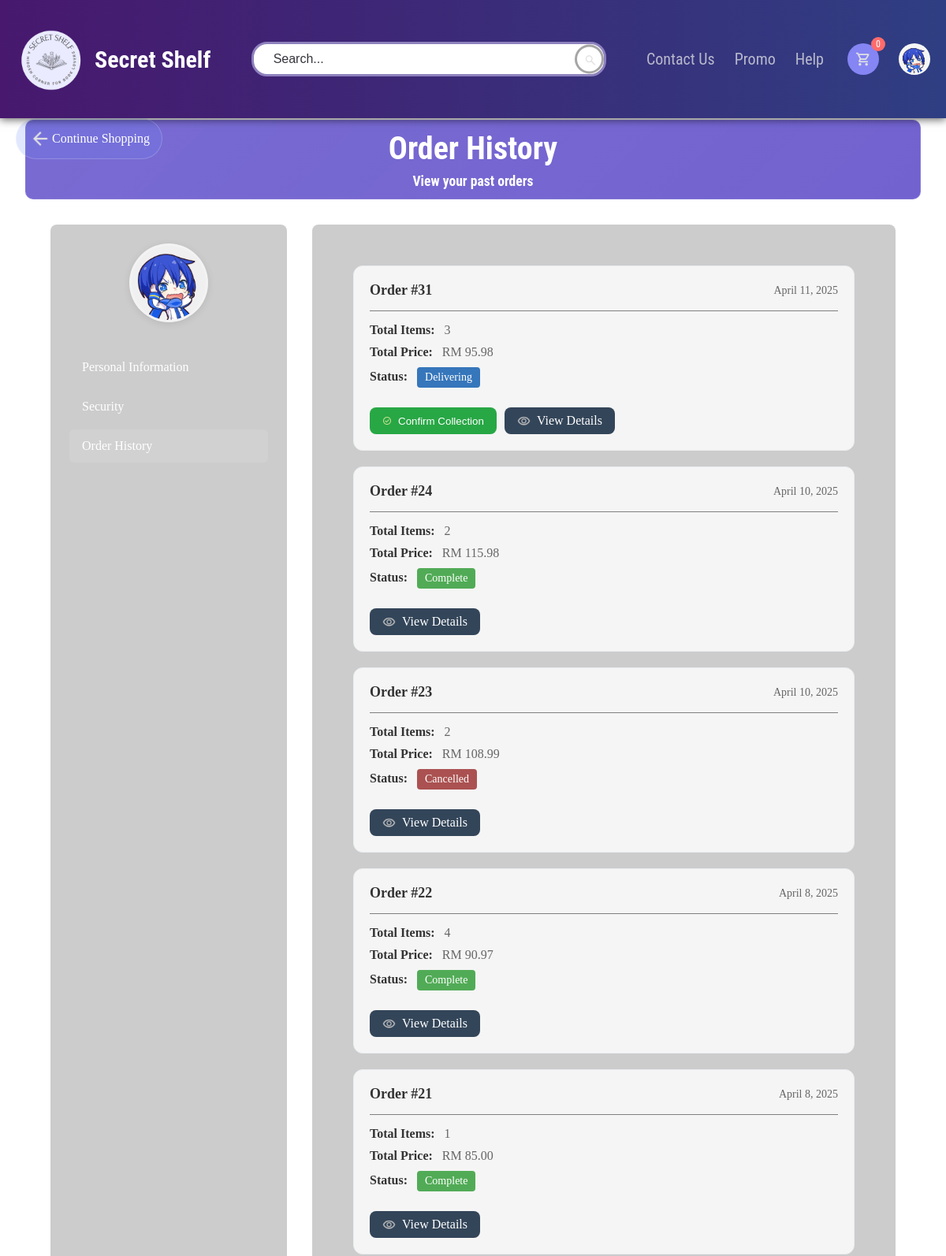
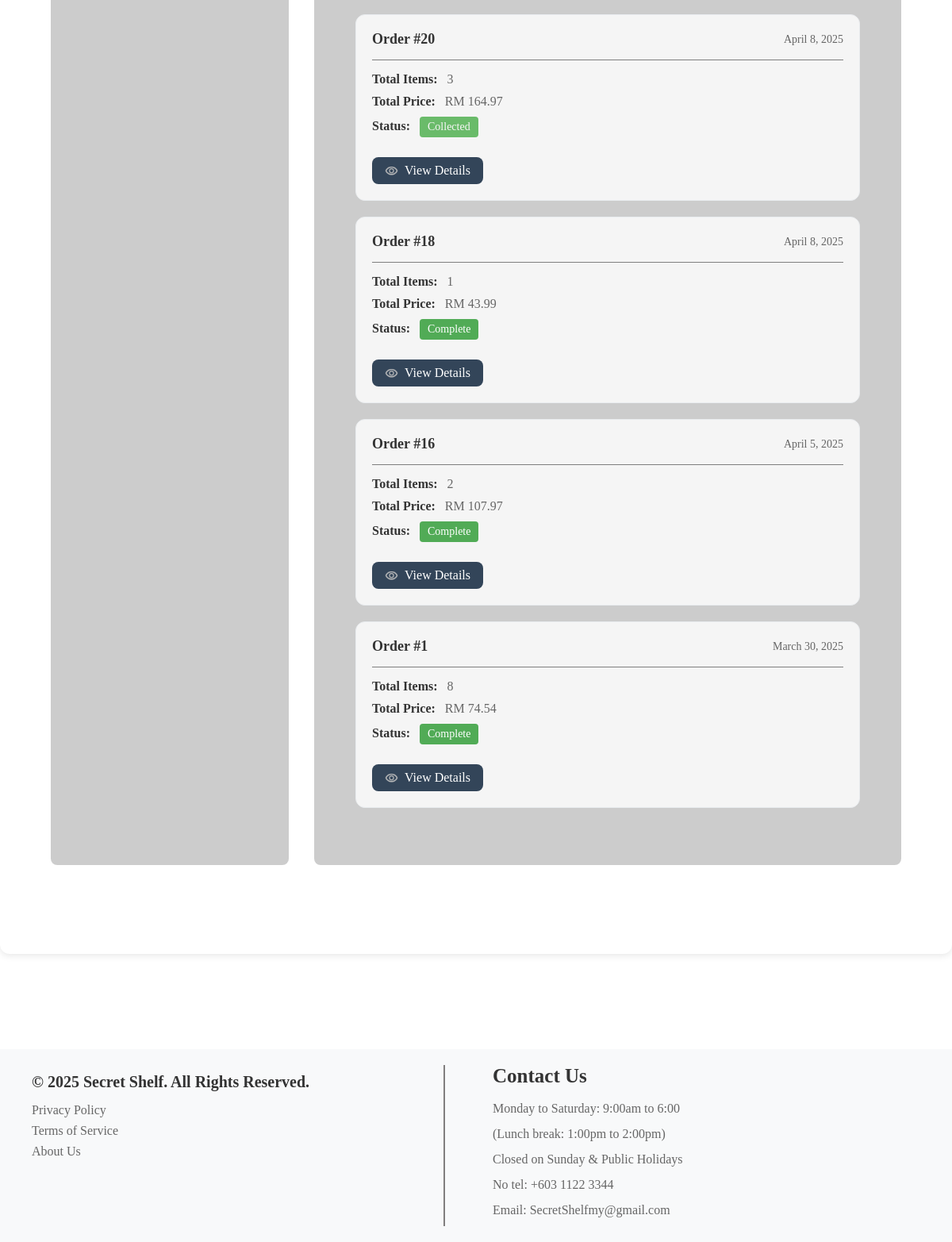
Before: /php/UserOrderHistory.php (signed in) with the older database file (2 pictures, top to bottom).
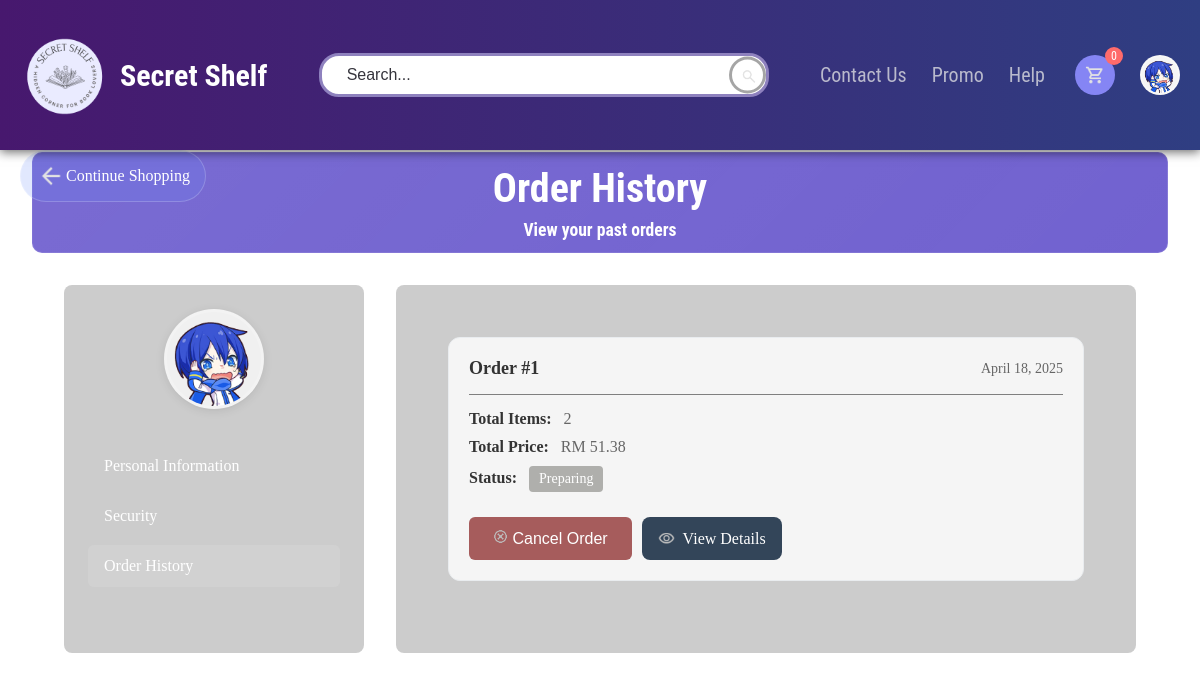
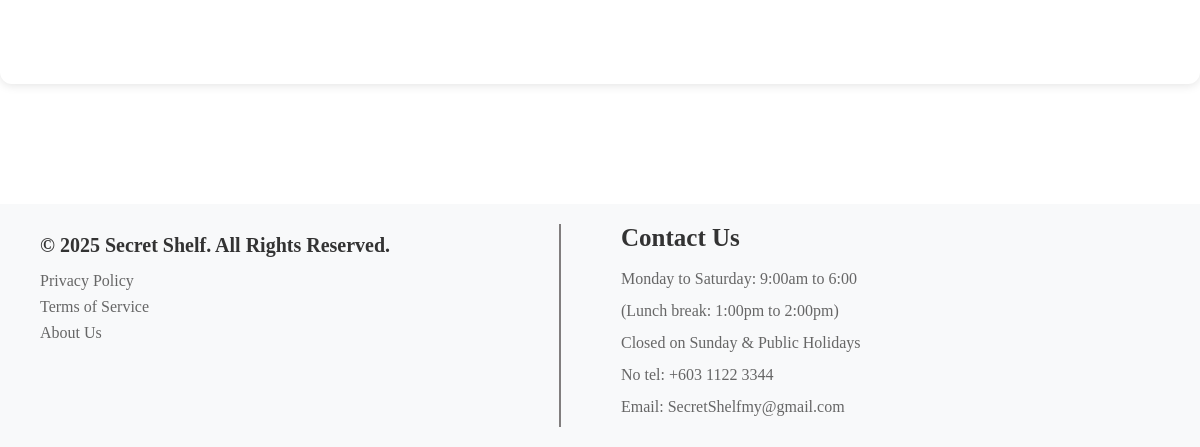
After: the same page with the newer database file (2 pictures, top to bottom).
### tables this page shows
CREATE TABLE `users` (
  `UserID` int(11) NOT NULL,
  `Username` varchar(50) NOT NULL,
  `Password` varchar(255) NOT NULL,
  `Email` varchar(50) NOT NULL,
  `ContactNo` varchar(20) NOT NULL,
  `Role` enum('admin','customer') NOT NULL,
  `ProfilePic` varchar(255) DEFAULT '../upload/icon/UnknownUser.jpg'
);

CREATE TABLE `orders` (
  `OrderNo` int(11) NOT NULL,
  `OrderDate` timestamp NOT NULL DEFAULT current_timestamp(),
  `TotalQuantity` int(11) NOT NULL,
  `TotalAmount` decimal(10,2) NOT NULL,
  `PaymentType` enum('ewallet','credit card','debit card','bank transfer') NOT NULL,
  `UserID` int(11) NOT NULL,
  `AddressID` int(11) DEFAULT NULL,
  `OrderStatus` enum('Preparing','Delivering','Collected','Complete','Cancelled') NOT NULL DEFAULT 'Preparing'
);

### php/UserOrderHistory.php (the view, shortened to what this page needs)
<?php
require_once("base.php");
includeNavbar();
$username = $_SESSION['user_name'];
$stmt = $_db->prepare("SELECT UserID, ProfilePic FROM users WHERE UserName = ?");
$stmt->execute([$username]);
$user = $stmt->fetch(PDO::FETCH_ASSOC);
$user_id = $user['UserID'];
$stmt = $_db->prepare("SELECT * FROM orders WHERE UserID = ? ORDER BY OrderDate DESC");
$stmt->execute([$user_id]);
$orders = $stmt->fetchAll(PDO::FETCH_ASSOC);
?>
<!DOCTYPE html>
<html lang="en">
<head>
    <link rel="stylesheet" href="../css/HomeStyles.css">
    <link rel="stylesheet" href="../css/OrderStyles.css">
    <link rel="stylesheet" href="../css/ProfileStyles.css">
    <link rel="stylesheet" href="../css/NavbarStyles.css">
    <link rel="stylesheet" href="../css/FooterStyles.css">
    <link rel="stylesheet" href="https://cdnjs.cloudflare.com/ajax/libs/font-awesome/6.0.0/css/all.min.css">
</head>
<body data-page="orders">
    <a class="redirect-button" data-redirect-url="MainPage.php">
        <img src="../upload/icon/back.png" alt="Back" class="back-icon" style="width: 30px; height: 30px;"> Continue Shopping
    </a>
    <main class="order-history-container">
        <div class="profile-container">
            <div class="profile-header">
                <h1>Order History</h1>
                <p>View your past orders</p>
            </div>
            <div class="profile-content">
                <div class="profile-sidebar">
                    <div class="profile-avatar">
                        <img src="<?php echo !empty($user['ProfilePic']) ? htmlspecialchars($user['ProfilePic']) : '../upload/icon/UnknownUser.jpg'; ?>"
                            alt="Profile Picture" id="profile-pic">
                    </div>
                    <nav class="profile-nav">
                        <a href="UserEditProfile.php">Personal Information</a>
                        <a href="UserSecurity.php">Security</a>
                        <a href="UserOrderHistory.php" class="active">Order History</a>
                    </nav>
                </div>
                <div class="profile-main">
                    <div class="orders-section">
                        <?php if (empty($orders)): ?>
                            <div class="no-orders">
                                <h3>No Orders Yet</h3>
                                <p>You haven't placed any orders yet.</p>
                                <a href="MainPage.php" class="browse-btn">Browse Books</a>
                            </div>
                        <?php else: ?>
                            <?php foreach ($orders as $order): ?>
                                <div class="order-card">
                                    <div class="order-header">
                                        <h3>Order #<?php echo htmlspecialchars($order['OrderNo']); ?></h3>
                                        <span class="order-date">
                                            <?php echo date('F j, Y', strtotime($order['OrderDate'])); ?>
                                        </span>
                                    </div>
                                    <div class="order-details">
                                        <p><strong>Total Items:</strong> <?php echo htmlspecialchars($order['TotalQuantity']); ?></p>
                                        <p><strong>Total Price:</strong> RM <?php echo number_format($order['TotalAmount'], 2); ?></p>
                                        <p><strong>Status:</strong>
                                            <span class="order-status <?php echo strtolower($order['OrderStatus']); ?>">
                                                <?php echo htmlspecialchars($order['OrderStatus']); ?>
                                            </span>
                                        </p>
                                        <div class="order-actions">
                                            <?php if ($order['OrderStatus'] === 'Delivering'): ?>
                                                <button class="collect-btn" data-order-id="<?php echo htmlspecialchars($order['OrderNo']); ?>">
                                                    <img src="../upload/icon/check.png" alt="Collect" style="width: 12px; height: 12px; filter: invert(1);">
                                                    Confirm Collection
                                                </button>
                                            <?php endif; ?>
                                            <?php if ($order['OrderStatus'] === 'Preparing'): ?>
                                                <button class="cancel-btn" data-order-id="<?php echo htmlspecialchars($order['OrderNo']); ?>">
                                                    <img src="../upload/icon/cancel.png" alt="Cancel" style="width: 15px; height: 15px; filter: invert(1);">
                                                    Cancel Order
                                                </button>
                                            <?php endif; ?>
                                            <a href="UserOrderHistoryDetails.php?order_id=<?php echo htmlspecialchars($order['OrderNo']); ?>"
                                                class="view-details-btn">
                                                <img src="../upload/icon/view.png" alt="View" style="width: 17px; height: 17px; filter: invert(1);">
                                                View Details
                                            </a>
                                        </div>
                                    </div>
                                </div>
                            <?php endforeach; ?>
                        <?php endif; ?>
                    </div>
                </div>
            </div>
        </div>
    </main>
    <?php include 'footer.php'; ?>
</body>
</html>

### php/base.php (shortened to what this page needs)
<?php
require_once("../lib/PaginationHelper.php");
function getUserProfilePic() {
    global $_db;
    $default_pic = '../upload/icon/UnknownUser.jpg';
    try {
        $stmt = $_db->prepare("SELECT ProfilePic FROM users WHERE Username = ?");
        $stmt->execute([$_SESSION['user_name']]);
        $result = $stmt->fetch(PDO::FETCH_ASSOC);
        if ($result && !empty($result['ProfilePic'])) {
            return $result['ProfilePic'];
        }
    } catch (PDOException $e) {
        error_log("Error fetching profile picture: " . $e->getMessage());
    }
    return $default_pic;
}
function includeNavbar() {
    if (isset($_SESSION['user_id']) && isset($_SESSION['user_role']) && $_SESSION['user_role'] === 'admin') {
        if (strpos($_SERVER['PHP_SELF'], 'AdminMainPage.php') === false &&
            strpos($_SERVER['PHP_SELF'], 'Admin') === false) {
            header("Location: AdminMainPage.php");
            exit();
        }
        include 'navbaradmin.php';
    } else {
        include 'navbar.php';
    }
}
?>

### php/navbar.php (shortened to what this page needs)
<?php
$login = isset($_SESSION['user_name']);
?>
<div class="navbar">
    <a href="index.php" class="logo-link">
        <div class="logo-container">
            <img src="../img/Logo.png" alt="Logo">
            <p>Secret Shelf</p>
        </div>
    </a>
    <div class="search-container">
        <input type="text" class="searchbar" placeholder="Search..." id="searchInput">
        <button id="searchButton" class="search-btn">
            <img src="../upload/icon/search.png" alt="Search" class="search-icon">
        </button>
    </div>
    <div class="nav-container">
        <nav class="navtittle">
            <a href="#">Contact Us</a>
            <a href="#">Promo</a>
            <a href="#">Help</a>
        </nav>
        <?php if ($login): ?>
            <div class="user-actions">
                <a href="Cart.php" class="cart-btn">
                    <img src="../upload/icon/shoppingcart.png" alt="Cart" class="cart-icon">
                    <span class="cart-count"><?= isset($_SESSION['cart']) ? count($_SESSION['cart']) : 0; ?></span>
                </a>
                <?php include 'ProfileMenu.php'; ?>
            </div>
        <?php else: ?>
            <a href="UserLogin.php" class="Login-Btn">Login / Sign up</a>
        <?php endif; ?>
    </div>
</div>

### php/ProfileMenu.php (shortened to what this page needs)
<!DOCTYPE html>
<html lang="en">
<head>
    <link rel="stylesheet" href="../css/NavbarStyles.css">
</head>
<?php
require_once("base.php");
$profile_pic = getUserProfilePic();
?>
<div class="profile-dropdown">
    <div class="profile-icon" id="profileIcon">
        <img src="<?= htmlspecialchars($profile_pic) ?>" alt="Profile" class="user-profile-pic">
    </div>
</div>

### php/footer.php
<link rel="stylesheet" href="../css/FooterStyles.css">
<footer>
    <div class="Bottom-Area">
        <div class="Bot1">
            <p style="font-weight: bold;">&copy; 2025 Secret Shelf. All Rights Reserved.</p>
            <a href="#">Privacy Policy</a>
            <a href="#">Terms of Service</a>
            <a href="#">About Us</a>
        </div>
        <div class="Bot2">
            <h3>Contact Us</h3>
            <p>Monday to Saturday: 9:00am to 6:00</p>
            <p>(Lunch break: 1:00pm to 2:00pm)</p>
            <p>Closed on Sunday & Public Holidays</p>
            <p>No tel: +603 1122 3344</p>
            <p>Email: SecretShelfmy@gmail.com</p>
        </div>
    </div>
</footer>
</body>
</html>

### css/NavbarStyles.css (style rules this page uses)
* { box-sizing: border-box; }
.navbar { position: fixed; top: 0; left: 0; right: 0; z-index: 1000; background: linear-gradient(to right, #47186e, #2f3e82); padding: 16px 32px; display: flex; align-items: center; justify-content: space-between; box-shadow: 0 2px 10px rgba(0, 0, 0, 0.597); }
body { min-height: 100vh; margin: 0; }
.navbar a { text-decoration: none; color: #ffffff; font-family: "Roboto Condensed", sans-serif; }
.logo-container { display: flex; align-items: center; gap: 10px; cursor: pointer; font-size: 30px; font-weight: 650; font-style: normal; }
.logo-container img { height: 90px; width: auto; box-shadow: none; }
nav { display: flex; gap: 25px; }
.nav-container { display: flex; align-items: center; gap: 50px; font-size: 20px; }
.navtittle a { color: rgba(232, 232, 232, 0.742); }
.search-container { background-color: transparent; position: relative; width: 650px; }
.searchbar::placeholder { color: rgba(4, 3, 12, 0.8); }
.searchbar { width: 600px; padding: 10px; padding-left: 25px; border: 3px solid rgb(142, 129, 190); border-radius: 20px; font-size: 16px; box-sizing: border-box; background-color: #ffffff; outline-color: rgb(142, 129, 190); }
.search-btn { position: absolute; right: 10px; top: 50%; transform: translateY(-50%); border: 3px solid #8f8f8fcd; transition: all 0.3s ease; width: 37px; height: 37px; right: 3px; font-size: 18px; border-radius: 50%; padding: 8px; background-color: #ffffff; cursor: pointer; }
.search-icon { margin-bottom: 10px; width: 18px; height: 18px; background-color: transparent; }
.user-actions { display: flex; align-items: center; }
.cart-btn { position: relative; font-size: 20px; text-decoration: none; padding: 15px; border-radius: 50%; margin-right: 10px; background-color: #8585f4; width: 40px; height: 40px; display: flex; align-items: center; justify-content: center; }
.cart-icon { width: 20px; height: 20px; vertical-align: middle; background-color: transparent; }
.cart-count { position: absolute; top: -8px; right: -8px; background-color: #ff6b6b; color: white; border-radius: 50%; width: 18px; height: 18px; font-size: 12px; display: flex; justify-content: center; align-items: center; }
.profile-icon { width: 40px; height: 40px; border-radius: 50%; background-color: #f5f5f5; display: flex; align-items: center; justify-content: center; cursor: pointer; overflow: hidden; border: 2px solid rgba(255, 255, 255, 0.3); transition: all 0.3s ease; }
.profile-icon { font-size: 20px; color: rgba(255, 255, 255, 0.8); }
.user-profile-pic { width: 100%; height: 100%; object-fit: cover; border-radius: 50%; }
.profile-dropdown { position: relative; display: inline-block; margin-left: 15px; }
.profile-header { background-color: #6a5acd; color: white; padding: 12px 15px; font-weight: bold; font-family: 'Roboto Condensed', sans-serif; margin: 0; }
.profile-header p { margin: 0; padding: 0; line-height: normal; }
@media (max-width: 1200px) { .search-container { width: 450px; } }
@media (max-width: 1200px) { .searchbar { width: 450px; } }
@media (max-width: 1200px) { .nav-container { gap: 30px; } }
@media (max-width: 1200px) { .navbar { padding: 30px 20px; } }
.profile-icon { display: flex; align-items: center; justify-content: center; overflow: hidden; }

### css/HomeStyles.css (style rules this page uses)
* { box-sizing: border-box; margin: 0; }
body { background-image: url(../img/3086.jpg); background-size: cover; background-attachment: fixed; margin: 0; padding: 0; display: block; }

### css/FooterStyles.css (style rules this page uses)
footer { padding: 20px 0; background-color: #f8f9fa; margin-top: 50px; width: 100%; }
.Bottom-Area { max-width: 1200px; display: flex; padding: 0 20px; }
.Bot1 { flex: 1; padding: 0 20px; }
.Bot1 p { font-size: 20px; margin-top: 10px; margin-bottom: 15px; color: #333; }
.Bot1 a { display: block; margin: 8px 0; text-decoration: none; color: #666; transition: color 0.3s ease; }
.Bot2 { flex: 1; padding: 0 60px; border-left: 2px solid #817e7e; }
.Bot2 h3 { font-size: 25px; margin-bottom: 15px; color: #333; }
.Bot2 p { margin: 8px 0; line-height: 1.5; color: #666; }

Changed rows visible on the page:
removed orders: OrderNo "31", OrderDate "April 11, 2025", TotalQuantity "3", TotalAmount "95.98", OrderStatus "Delivering"
removed orders: OrderNo "24", OrderDate "April 10, 2025", TotalQuantity "2", TotalAmount "115.98", OrderStatus "Complete"
removed orders: OrderNo "23", OrderDate "April 10, 2025", TotalQuantity "2", TotalAmount "108.99", OrderStatus "Cancelled"
removed orders: OrderNo "22", OrderDate "April 8, 2025", TotalQuantity "4", TotalAmount "90.97", OrderStatus "Complete"
removed orders: OrderNo "21", OrderDate "April 8, 2025", TotalQuantity "1", TotalAmount "85.00", OrderStatus "Complete"
removed orders: OrderNo "20", OrderDate "April 8, 2025", TotalQuantity "3", TotalAmount "164.97", OrderStatus "Collected"
removed orders: OrderNo "18", OrderDate "April 8, 2025", TotalQuantity "1", TotalAmount "43.99", OrderStatus "Complete"
removed orders: OrderNo "16", OrderDate "April 5, 2025", TotalQuantity "2", TotalAmount "107.97", OrderStatus "Complete"
changed orders id 1: OrderDate "March 30, 2025" → "April 18, 2025"; TotalQuantity "8" → "2"; TotalAmount "74.54" → "51.38"; OrderStatus "Complete" → "Preparing"; OrderStatus: picture added; now shows "Cancel Order"
